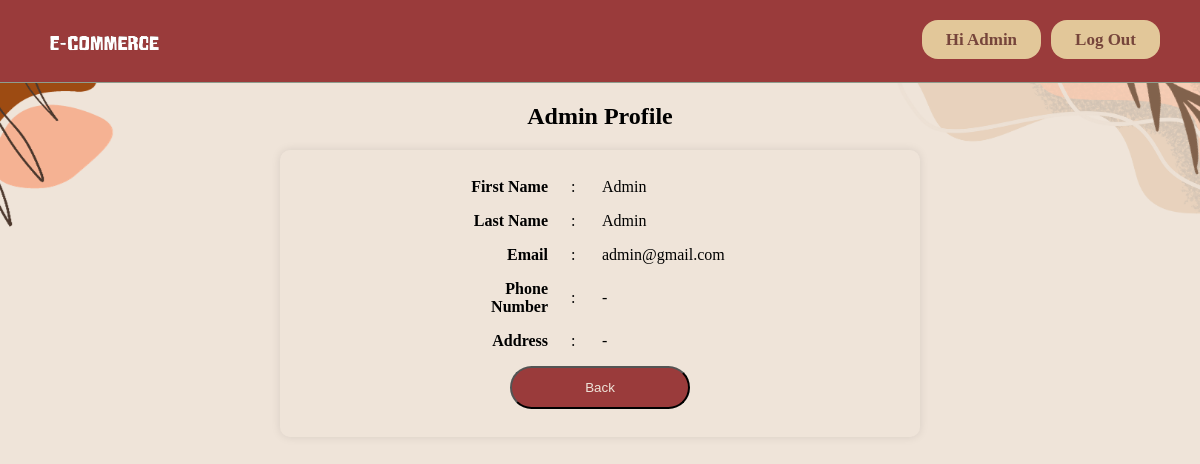
/admin/profile.php (signed in), run on the app's committed database.
### tables this page shows
CREATE TABLE `user` (
  `id` int(11) NOT NULL,
  `firstname` varchar(25) NOT NULL,
  `lastname` varchar(25) NOT NULL,
  `email` varchar(100) NOT NULL,
  `phoneno` varchar(20) NOT NULL,
  `address` varchar(120) NOT NULL,
  `password` varchar(100) NOT NULL,
  `isAdmin` int(1) NOT NULL DEFAULT 0
);

### admin/profile.php (the view, shortened to what this page needs)
<?php
include("../config.php");
$user = $_SESSION['user_login'];
$result = mysqli_query($conn, "SELECT * FROM user WHERE id='$user'");
$get_user_data = mysqli_fetch_assoc($result);
$uname_db = isset($get_user_data['firstname']) ? $get_user_data['firstname'] : '';
$lname_db = isset($get_user_data['lastname']) ? $get_user_data['lastname'] : '';
$email_db = isset($get_user_data['email']) ? $get_user_data['email'] : null;
$phoneno_db = isset($get_user_data['phoneno']) ? $get_user_data['phoneno'] : null;
$address_db = isset($get_user_data['address']) ? $get_user_data['address'] : null;
?>
<!DOCTYPE html>
<html>
<head>
	<link rel="stylesheet" type="text/css" href="../css/style.css">
	<link href='https://unpkg.com/boxicons@2.1.4/css/boxicons.min.css' rel='stylesheet'>
</head>
<body>
	<?php include("admin_header.php"); ?>
	<h2 style="text-align:center" ;>Admin Profile</h2>
	<div class="profile-container">
		<table border="0" align="center" width="100%">
			<tr>
				<td><strong>First Name</strong></td>
				<td>:</td>
				<td>
					<?php echo $uname_db; ?>
				</td>
			</tr>
			<tr>
				<td><strong>Last Name</strong></td>
				<td>:</td>
				<td>
					<?php echo $lname_db; ?>
				</td>
			</tr>
			<tr>
				<td><strong>Email</strong></td>
				<td>:</td>
				<td>
					<?php echo $email_db; ?>
				</td>
			</tr>
			<tr>
				<td><strong>Phone Number</strong></td>
				<td>:</td>
				<td>
					<?php echo $phoneno_db; ?>
				</td>
			</tr>
			<tr>
				<td><strong>Address</strong></td>
				<td>:</td>
				<td>
					<?php echo $address_db; ?>
				</td>
			</tr>
		</table>
		<input type="button" value="Back" class="button" onclick="window.location.href='index.php';">
	</div>
</body>
</html>

### admin/admin_header.php
<?php
if (!isset($_SESSION['user_login'])) {
    $user = "";
    $first_name_db = "";
} else {
    $user = $_SESSION['user_login'];
    $result = mysqli_query($conn, "SELECT * FROM user WHERE id='$user'");
    if ($result) {
        $get_user_email = mysqli_fetch_assoc($result);
        $first_name_db = ($get_user_email != null) ? $get_user_email['firstname'] : "";
    } else {
        $first_name_db = "";
    }
}
?>
<div class="homepageheader" style="position: relative;">
    <div class="registerButton loginButton">
        <div class="uiloginbutton registerButton loginButton" style="margin-right: 40px;">
            <?php
            if ($user != "") {
                $logout_url = file_exists("logout.php") ? "logout.php" : "../logout.php";
                echo '<a style="text-decoration: none; color: #76453B;" href="' . $logout_url . '">Log Out</a>';
            }
            ?>
        </div>
        <div class="uiloginbutton registerButton loginButton">
            <?php
            if ($user != "") {
                $profile_url = file_exists("profile.php") ? 'profile.php?userid=' . $user : 'profile.php?userid=' . $user;
                echo '<a style="text-decoration: none; color: #76453B;" href="' . $profile_url . '">Hi ' . $first_name_db . '</a>';
            } else {
                $login_url = file_exists("login.php") ? "login.php" : "../login.php";
                echo '<a style="text-decoration: none; color: #76453B;" href="' . $login_url . '">Login</a>';
            }
            ?>
        </div>
        <div style="float: left; margin: 5px 0px 0px 23px;">
            <?php
            $logo_path = '../image/logo.png';
            echo '<a href="index.php"><img style="height: 75px; width: 160px;" src="' . $logo_path . '"></a>';
            ?>
        </div>
    </div>
</div>

### css/style.css (style rules this page uses)
body { padding: 0px; margin: 0px; width: 100%; position: relative; background-color: #F5EFE7; min-width: 1080px; }
.homepageheader { position: fixed; height: 82px; width: 100%; min-width: 980px; border-bottom: 1px solid #8E9D8E; margin: 0px; background-color: #9A3B3B; }
.loginButton .registerButton { color: #76453B; background: #E2C799; cursor: pointer; display: inline-block; font-weight: bold; line-height: 15px; padding: 12px 24px; border-radius: 16px; text-align: center; text-decoration: none; float: right; margin: 20px 0px 0px 10px; font-size: 17px; }
.profile-container { width: 60%; margin: 20px auto; background: #fff; padding: 20px; border-radius: 10px; box-shadow: 0 0 10px rgba(0, 0, 0, 0.1); }
table { width: 100%; border-collapse: collapse; }
.button { display: block; margin: 8px auto; border-radius: 25px; width: 30%; padding: 12px 20px; color: #EFE4D9; background: #9A3B3B; }
.profile-container { margin: auto; width: 50%; background-color: #EFE4D9; }

### admin/profile.php (style rules this page uses)
body { margin: 0; background: url('../image/background 4.png')center/cover no-repeat fixed; }
table { width: 50%; border-collapse: collapse; table-layout: fixed; }
td { padding: 8px; }
td:first-child { width: 30%; text-align: right; padding-right: 15px; }
td:nth-child(2) { width: 5%; }
td:last-child { text-align: left; }

### data on the page
user: firstname "Admin", lastname "Admin", email "admin@gmail.com", phoneno "-", address "-"
